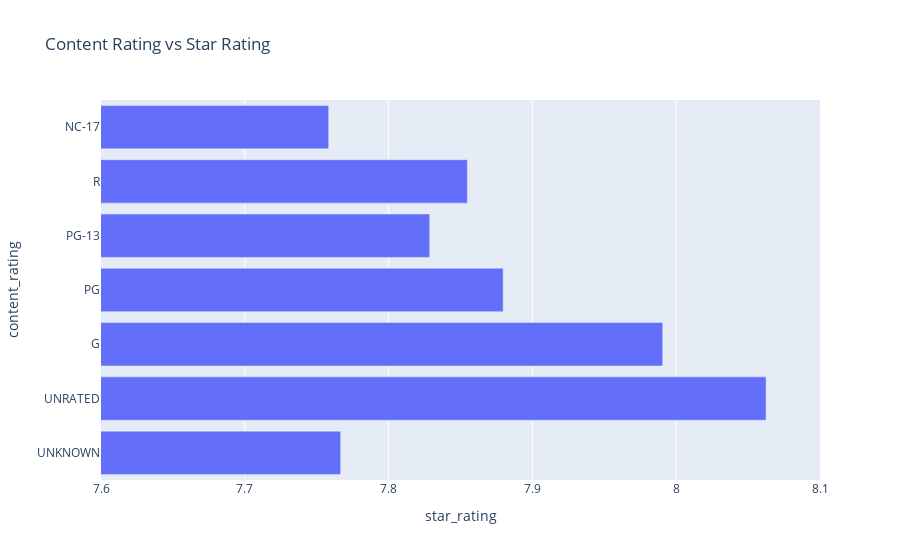

Notebook code cell kept with this figure:
### Code cell
# Create a dataframe containing average star rating grouped by content rating
Avg_star_rating = movies.groupby('content_rating').mean()
Avg_star_rating = Avg_star_rating.reset_index()

# Create a column for numeric content rating, that will be used for sorting
numeric_rating = {'NC-17': 6, 'R': 5, 'PG-13': 4, 'PG': 3, 'G': 2, 'UNRATED': 1, 'UNKNOWN': 0}
Avg_star_rating['numeric_rating'] = Avg_star_rating['content_rating'].map(numeric_rating).astype(float)

# Sort the movies dataframe by numeric content rating 
# This ensures the graph will display data in order, from the lowest content rating to the highest
Avg_star_rating.sort_values(by=['numeric_rating'], ascending=True, inplace=True)

# Use bar graph to visualize relationship between content rating and duration
fig = px.bar(Avg_star_rating, x='star_rating', y='content_rating',  title='Content Rating vs Star Rating')
fig.update_xaxes(range=[7.6, 8.1])
fig

### Figure 1 — Plotly figure (JSON) as saved in the notebook; plotly's stock layout.template omitted (floating-point values rounded to 4 significant figures)
{"data": [{"alignmentgroup": "True", "hovertemplate": "star_rating=%{x}<br>content_rating=%{y}<extra></extra>", "legendgroup": "", "marker": {"color": "#636efa", "pattern": {"shape": ""}}, "name": "", "offsetgroup": "", "orientation": "h", "showlegend": false, "textposition": "auto", "type": "bar", "x": [7.767, 8.062, 7.991, 7.88, 7.829, 7.855, 7.758], "xaxis": "x", "y": ["UNKNOWN", "UNRATED", "G", "PG", "PG-13", "R", "NC-17"], "yaxis": "y"}], "layout": {"barmode": "relative", "legend": {"tracegroupgap": 0}, "title": {"text": "Content Rating vs Star Rating"}, "xaxis": {"anchor": "y", "domain": [0, 1], "range": [7.6, 8.1], "title": {"text": "star_rating"}}, "yaxis": {"anchor": "x", "domain": [0, 1], "title": {"text": "content_rating"}}}}
